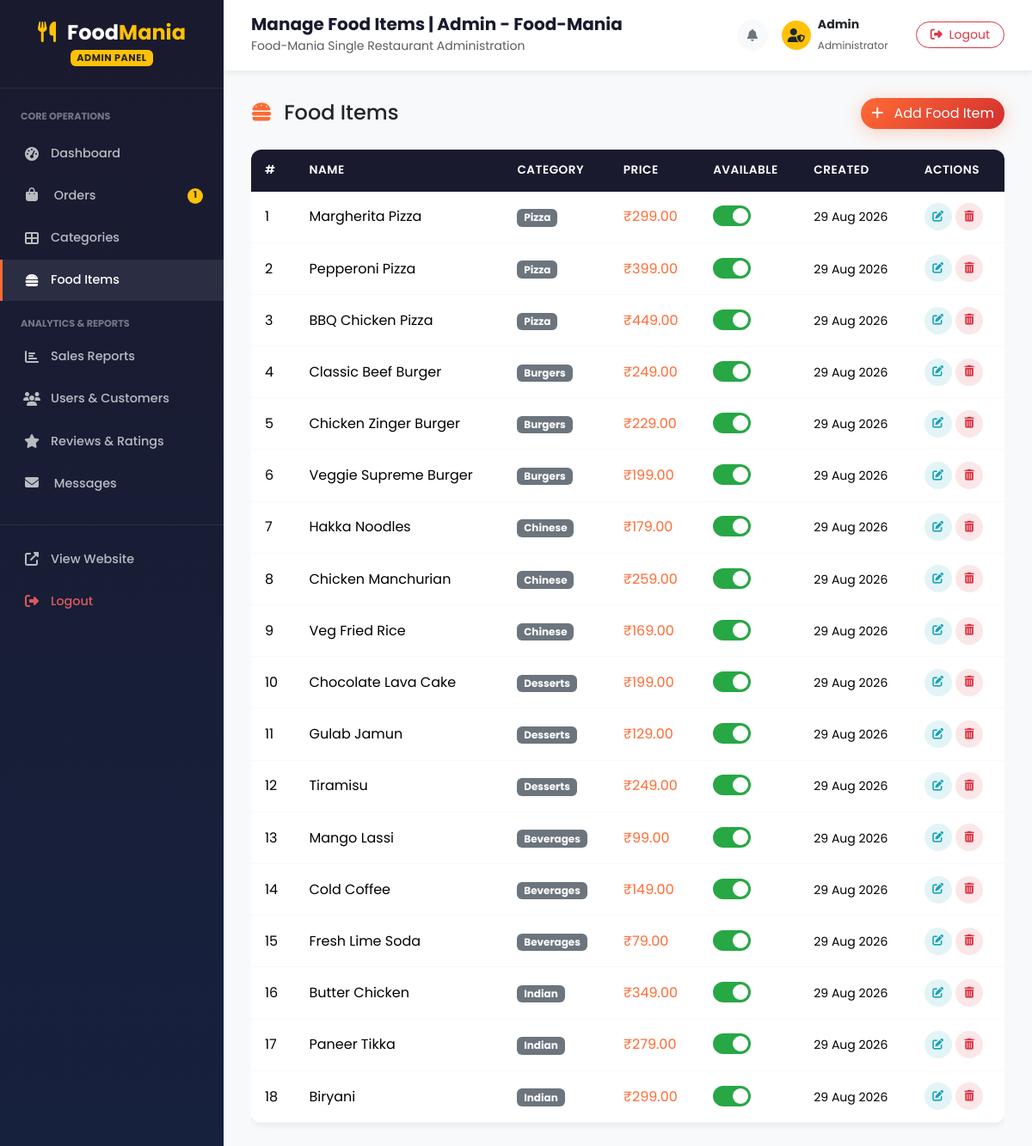
Screenshot of /admin/food_items.php (signed in) with the database file from the repository.
### tables this page shows
CREATE TABLE `food_items` (
    `id` INT(11) NOT NULL AUTO_INCREMENT,
    `category_id` INT(11) NOT NULL,
    `name` VARCHAR(150) NOT NULL,
    `description` TEXT DEFAULT NULL,
    `price` DECIMAL(10,2) NOT NULL,
    `image` VARCHAR(255) DEFAULT NULL,
    `is_available` TINYINT(1) NOT NULL DEFAULT 1,
    `created_at` TIMESTAMP NOT NULL DEFAULT CURRENT_TIMESTAMP,
    PRIMARY KEY (`id`),
    KEY `fk_food_category` (`category_id`),
    CONSTRAINT `fk_food_category` FOREIGN KEY (`category_id`) REFERENCES `categories`(`id`) ON DELETE CASCADE
);

CREATE TABLE `categories` (
    `id` INT(11) NOT NULL AUTO_INCREMENT,
    `name` VARCHAR(100) NOT NULL,
    `image` VARCHAR(255) DEFAULT NULL,
    `status` ENUM('active', 'inactive') NOT NULL DEFAULT 'active',
    `created_at` TIMESTAMP NOT NULL DEFAULT CURRENT_TIMESTAMP,
    PRIMARY KEY (`id`)
);

### includes/functions.php (called while the page is built, shortened)
<?php
function sanitize(string $data): string {
    return htmlspecialchars(trim($data), ENT_QUOTES, 'UTF-8');
}
function isAdmin(): bool {
    return isset($_SESSION['admin_id']);
}
function formatPrice(float $price): string {
    return '₹' . number_format($price, 2);
}
function formatDate(string $date, string $format = 'd M Y, h:i A'): string {
    return date($format, strtotime($date));
}
function getLoggedInAdmin(PDO $pdo): ?array {
    $stmt = $pdo->prepare("SELECT * FROM admins WHERE id = :id");
    $stmt->execute([':id' => $_SESSION['admin_id']]);
    return $stmt->fetch() ?: null;
}

### admin/food_items.php (the view, shortened to what this page needs)
<?php
require_once __DIR__ . '/../config/db.php';
require_once __DIR__ . '/../includes/functions.php';
$pdo = getDBConnection();
$foodItems = $pdo->query("
    SELECT f.*, c.name AS category_name
    FROM food_items f
    JOIN categories c ON f.category_id = c.id
    ORDER BY f.created_at DESC
")->fetchAll();
$pageTitle = 'Manage Food Items';
include __DIR__ . '/includes/admin_header.php';
include __DIR__ . '/includes/admin_sidebar.php';
?>
<div class="d-flex justify-content-between align-items-center mb-4">
    <h4 class="mb-0"><i class="fas fa-hamburger text-orange me-2"></i> Food Items</h4>
    <button class="btn btn-primary-custom rounded-pill" data-bs-toggle="modal" data-bs-target="#addFoodModal">
        <i class="fas fa-plus me-2"></i> Add Food Item
    </button>
</div>
<div class="table-responsive">
    <table class="table table-custom">
        <thead>
            <tr>
                <th>#</th>
                <th>Name</th>
                <th>Category</th>
                <th>Price</th>
                <th>Available</th>
                <th>Created</th>
                <th>Actions</th>
            </tr>
        </thead>
        <tbody>
            <?php foreach ($foodItems as $i => $fi): ?>
                <tr>
                    <td><?php echo $i + 1; ?></td>
                    <td class="fw-600"><?php echo sanitize($fi['name']); ?></td>
                    <td><span class="badge bg-secondary"><?php echo sanitize($fi['category_name']); ?></span></td>
                    <td class="fw-600 text-orange"><?php echo formatPrice($fi['price']); ?></td>
                    <td>
                        <label class="toggle-switch">
                            <span class="toggle-slider"></span>
                        </label>
                    </td>
                    <td><small><?php echo formatDate($fi['created_at'], 'd M Y'); ?></small></td>
                    <td>
                        <button class="btn btn-action edit" data-bs-toggle="modal" data-bs-target="#editFoodModal"
                                data-id="<?php echo $fi['id']; ?>"
                                data-name="<?php echo sanitize($fi['name']); ?>"
                                data-category="<?php echo $fi['category_id']; ?>"
                                data-price="<?php echo $fi['price']; ?>"
                                data-description="<?php echo sanitize($fi['description']); ?>"
                                data-available="<?php echo $fi['is_available']; ?>"
                                title="Edit">
                            <i class="fas fa-edit"></i>
                        </button>
                        <a href="?delete=<?php echo $fi['id']; ?>" class="btn btn-action delete"
                           onclick="return confirmDelete('Delete this food item?')" title="Delete">
                            <i class="fas fa-trash-alt"></i>
                        </a>
                    </td>
                </tr>
            <?php endforeach; ?>
        </tbody>
    </table>
</div>
        </div>
    </div>
</div>
</body>
</html>

### admin/includes/admin_sidebar.php (shortened to what this page needs)
<?php
$admin = getLoggedInAdmin($pdo);
$currentPage = basename($_SERVER['PHP_SELF']);
$sidebarPendingOrders = (int)$pdo->query("SELECT COUNT(*) FROM orders WHERE status = 'pending'")->fetchColumn();
?>
<div class="admin-wrapper">
    <aside class="admin-sidebar">
        <div class="sidebar-brand">
            <h4>
                <i class="fas fa-utensils me-2 text-warning"></i>
                Food<span class="text-accent" style="color:#FFC107;">Mania</span>
            </h4>
            <span class="badge bg-warning text-dark mt-1" style="font-size:0.7rem; letter-spacing:0.5px;">ADMIN PANEL</span>
        </div>
        <ul class="sidebar-nav">
            <li class="nav-section-title text-uppercase px-4 py-2" style="font-size:0.7rem; color:rgba(255,255,255,0.4); font-weight:700;">
                Core Operations
            </li>
            <li>
                <a href="<?php echo SITE_URL; ?>/admin/dashboard.php" class="<?php echo $currentPage === 'dashboard.php' ? 'active' : ''; ?>">
                    <i class="fas fa-tachometer-alt"></i> Dashboard
                </a>
            </li>
            <li>
                <a href="<?php echo SITE_URL; ?>/admin/orders.php" class="<?php echo $currentPage === 'orders.php' ? 'active' : ''; ?> d-flex justify-content-between align-items-center">
                    <div><i class="fas fa-shopping-bag"></i> Orders</div>
                    <?php if ($sidebarPendingOrders > 0): ?>
                        <span class="badge bg-warning text-dark rounded-pill"><?php echo $sidebarPendingOrders; ?></span>
                    <?php endif; ?>
                </a>
            </li>
            <li>
                <a href="<?php echo SITE_URL; ?>/admin/categories.php" class="<?php echo $currentPage === 'categories.php' ? 'active' : ''; ?>">
                    <i class="fas fa-th-large"></i> Categories
                </a>
            </li>
            <li>
                <a href="<?php echo SITE_URL; ?>/admin/food_items.php" class="<?php echo $currentPage === 'food_items.php' ? 'active' : ''; ?>">
                    <i class="fas fa-hamburger"></i> Food Items
                </a>
            </li>
            <li class="nav-section-title text-uppercase px-4 pt-3 pb-1" style="font-size:0.7rem; color:rgba(255,255,255,0.4); font-weight:700;">
                Analytics & Reports
            </li>
            <li>
                <a href="<?php echo SITE_URL; ?>/admin/reports.php" class="<?php echo $currentPage === 'reports.php' ? 'active' : ''; ?>">
                    <i class="fas fa-chart-bar"></i> Sales Reports
                </a>
            </li>
            <li>
                <a href="<?php echo SITE_URL; ?>/admin/users.php" class="<?php echo $currentPage === 'users.php' ? 'active' : ''; ?>">
                    <i class="fas fa-users"></i> Users & Customers
                </a>
            </li>
            <li>
                <a href="<?php echo SITE_URL; ?>/admin/reviews.php" class="<?php echo $currentPage === 'reviews.php' ? 'active' : ''; ?>">
                    <i class="fas fa-star"></i> Reviews & Ratings
                </a>
            </li>
            <li>
                <a href="<?php echo SITE_URL; ?>/admin/messages.php" class="<?php echo $currentPage === 'messages.php' ? 'active' : ''; ?> d-flex justify-content-between align-items-center">
                    <div><i class="fas fa-envelope"></i> Messages</div>
                </a>
            </li>
            <li style="margin-top:1.5rem; border-top:1px solid rgba(255,255,255,0.08); padding-top:1rem;">
                <a href="<?php echo SITE_URL; ?>/" target="_blank">
                    <i class="fas fa-external-link-alt"></i> View Website
                </a>
            </li>
            <li>
                <a href="<?php echo SITE_URL; ?>/admin/logout.php" style="color:rgba(255,100,100,0.85);">
                    <i class="fas fa-sign-out-alt"></i> Logout
                </a>
            </li>
        </ul>
    </aside>
    <div class="admin-content">
        <div class="admin-topbar">
            <div class="d-flex align-items-center">
                <div>
                    <h5 class="mb-0 fw-bold"><?php echo $pageTitle ?? 'Dashboard'; ?></h5>
                    <small class="text-muted d-none d-sm-inline">Food-Mania Single Restaurant Administration</small>
                </div>
            </div>
            <div class="d-flex align-items-center gap-3">
                <a href="<?php echo SITE_URL; ?>/admin/messages.php" class="btn btn-light btn-sm position-relative rounded-circle p-2" title="Unread Messages" style="width:36px;height:36px;display:flex;align-items:center;justify-content:center;">
                    <i class="fas fa-bell text-secondary"></i>
                </a>
                <div class="d-flex align-items-center">
                    <div class="rounded-circle bg-warning text-dark fw-bold d-flex align-items-center justify-content-center me-2" style="width:34px;height:34px;">
                        <i class="fas fa-user-shield"></i>
                    </div>
                    <div class="d-none d-md-block text-start me-3">
                        <div class="fw-bold small"><?php echo sanitize($admin['name'] ?? 'Admin'); ?></div>
                        <small class="text-muted" style="font-size:0.75rem;">Administrator</small>
                    </div>
                </div>
                <a href="<?php echo SITE_URL; ?>/admin/logout.php" class="btn btn-sm btn-outline-danger rounded-pill px-3" title="Logout">
                    <i class="fas fa-sign-out-alt me-1"></i> <span class="d-none d-sm-inline">Logout</span>
                </a>
            </div>
        </div>
        <div class="admin-main">

### assets/css/style.css (style rules this page uses)
:root { --primary: #FF6B35; --primary-dark: #E5551F; --primary-light: #FF8C5A; --secondary: #D32F2F; --secondary-dark: #B71C1C; --accent: #FFC107; --accent-dark: #FFA000; --dark: #1A1A2E; --dark-light: #2D2D44; --gray-900: #212529; --gray-700: #495057; --gray-500: #6C757D; --gray-300: #DEE2E6; --gray-100: #F8F9FA; --white: #FFFFFF; --success: #28A745; --info: #17A2B8; --warning: #FFC107; --danger: #DC3545; --shadow-sm: 0 2px 8px rgba(0,0,0,0.08); --shadow-md: 0 4px 16px rgba(0,0,0,0.12); --shadow-lg: 0 8px 32px rgba(0,0,0,0.16); --shadow-glow: 0 4px 20px rgba(255,107,53,0.3); --radius-sm: 8px; --radius-md: 12px; --radius-lg: 20px; --radius-pill: 50px; --transition: all 0.3s cubic-bezier(0.4, 0, 0.2, 1); --transition-fast:all 0.15s ease; }
* { margin: 0; padding: 0; box-sizing: border-box; }
html { scroll-behavior: smooth; }
body { font-family: 'Poppins', -apple-system, BlinkMacSystemFont, 'Segoe UI', sans-serif; color: var(--gray-900); background-color: var(--gray-100); line-height: 1.6; overflow-x: hidden; }
a { text-decoration: none; color: var(--primary); transition: var(--transition); }
.text-accent { color: var(--accent) !important; }
.btn-primary-custom { background: linear-gradient(135deg, var(--primary), var(--secondary)); border: none; color: var(--white); box-shadow: var(--shadow-glow); }
.text-orange { color: var(--primary) !important; }
.table-custom { background: var(--white); border-radius: var(--radius-md); overflow: hidden; box-shadow: var(--shadow-sm); }
.table-custom thead th { background: var(--dark); color: var(--white); font-weight: 600; font-size: 0.85rem; text-transform: uppercase; letter-spacing: 0.5px; border: none; padding: 0.85rem 1rem; }
.table-custom tbody td { padding: 0.85rem 1rem; vertical-align: middle; border-bottom: 1px solid var(--gray-100); }
.admin-wrapper { display: flex; min-height: 100vh; }
.admin-sidebar { width: 260px; background: linear-gradient(180deg, var(--dark) 0%, #16213E 100%); color: var(--white); position: fixed; top: 0; left: 0; bottom: 0; z-index: 1040; overflow-y: auto; transition: var(--transition); }
.admin-sidebar .sidebar-brand { padding: 1.5rem; text-align: center; border-bottom: 1px solid rgba(255,255,255,0.08); }
.admin-sidebar .sidebar-brand h4 { font-weight: 700; margin: 0; }
.sidebar-nav { padding: 1rem 0; list-style: none; margin: 0; }
.sidebar-nav li { margin-bottom: 2px; }
.sidebar-nav a { display: flex; align-items: center; padding: 0.75rem 1.5rem; color: rgba(255,255,255,0.7); font-size: 0.9rem; font-weight: 500; transition: var(--transition); border-left: 3px solid transparent; }
.sidebar-nav a:hover, .sidebar-nav a.active { background: rgba(255,255,255,0.08); color: var(--white); border-left-color: var(--primary); }
.sidebar-nav a i { width: 20px; margin-right: 0.75rem; text-align: center; font-size: 1rem; }
.admin-content { margin-left: 260px; flex: 1; background: var(--gray-100); min-height: 100vh; }
.admin-topbar { background: var(--white); padding: 1rem 2rem; display: flex; align-items: center; justify-content: space-between; box-shadow: var(--shadow-sm); position: sticky; top: 0; z-index: 1030; }
.admin-topbar h5 { font-weight: 600; margin: 0; color: var(--dark); }
.admin-main { padding: 2rem; }
.btn-action { width: 32px; height: 32px; border-radius: 50%; display: inline-flex; align-items: center; justify-content: center; border: none; font-size: 0.8rem; transition: var(--transition); cursor: pointer; }
.btn-action.edit { background: rgba(23,162,184,0.12); color: var(--info); }
.btn-action.delete { background: rgba(220,53,69,0.12); color: var(--danger); }
.toggle-switch { position: relative; display: inline-block; width: 44px; height: 24px; }
.toggle-slider { position: absolute; cursor: pointer; top: 0; left: 0; right: 0; bottom: 0; background: var(--gray-300); border-radius: 24px; transition: var(--transition); }
.toggle-slider::before { content: ''; position: absolute; width: 18px; height: 18px; border-radius: 50%; background: var(--white); left: 3px; bottom: 3px; transition: var(--transition); }
.toggle-switch input:checked + .toggle-slider { background: var(--success); }
.toggle-switch input:checked + .toggle-slider::before { transform: translateX(20px); }

### rows the page displays
food_items: name "Margherita Pizza", category.name "Pizza", price "₹299.00", created_at "29 Aug 2026"
food_items: name "Pepperoni Pizza", category.name "Pizza", price "₹399.00", created_at "29 Aug 2026"
food_items: name "BBQ Chicken Pizza", category.name "Pizza", price "₹449.00", created_at "29 Aug 2026"
food_items: name "Classic Beef Burger", category.name "Burgers", price "₹249.00", created_at "29 Aug 2026"
food_items: name "Chicken Zinger Burger", category.name "Burgers", price "₹229.00", created_at "29 Aug 2026"
food_items: name "Veggie Supreme Burger", category.name "Burgers", price "₹199.00", created_at "29 Aug 2026"
food_items: name "Hakka Noodles", category.name "Chinese", price "₹179.00", created_at "29 Aug 2026"
food_items: name "Chicken Manchurian", category.name "Chinese", price "₹259.00", created_at "29 Aug 2026"
food_items: name "Veg Fried Rice", category.name "Chinese", price "₹169.00", created_at "29 Aug 2026"
food_items: name "Chocolate Lava Cake", category.name "Desserts", price "₹199.00", created_at "29 Aug 2026"
food_items: name "Gulab Jamun", category.name "Desserts", price "₹129.00", created_at "29 Aug 2026"
food_items: name "Tiramisu", category.name "Desserts", price "₹249.00", created_at "29 Aug 2026"
food_items: name "Mango Lassi", category.name "Beverages", price "₹99.00", created_at "29 Aug 2026"
food_items: name "Cold Coffee", category.name "Beverages", price "₹149.00", created_at "29 Aug 2026"
food_items: name "Fresh Lime Soda", category.name "Beverages", price "₹79.00", created_at "29 Aug 2026"
food_items: name "Butter Chicken", category.name "Indian", price "₹349.00", created_at "29 Aug 2026"
food_items: name "Paneer Tikka", category.name "Indian", price "₹279.00", created_at "29 Aug 2026"
food_items: name "Biryani", category.name "Indian", price "₹299.00", created_at "29 Aug 2026"

### other values shown
$sidebarPendingOrders "1"
$pageTitle "Manage Food Items | Admin - Food-Mania"
$admin['name'] "Admin"
